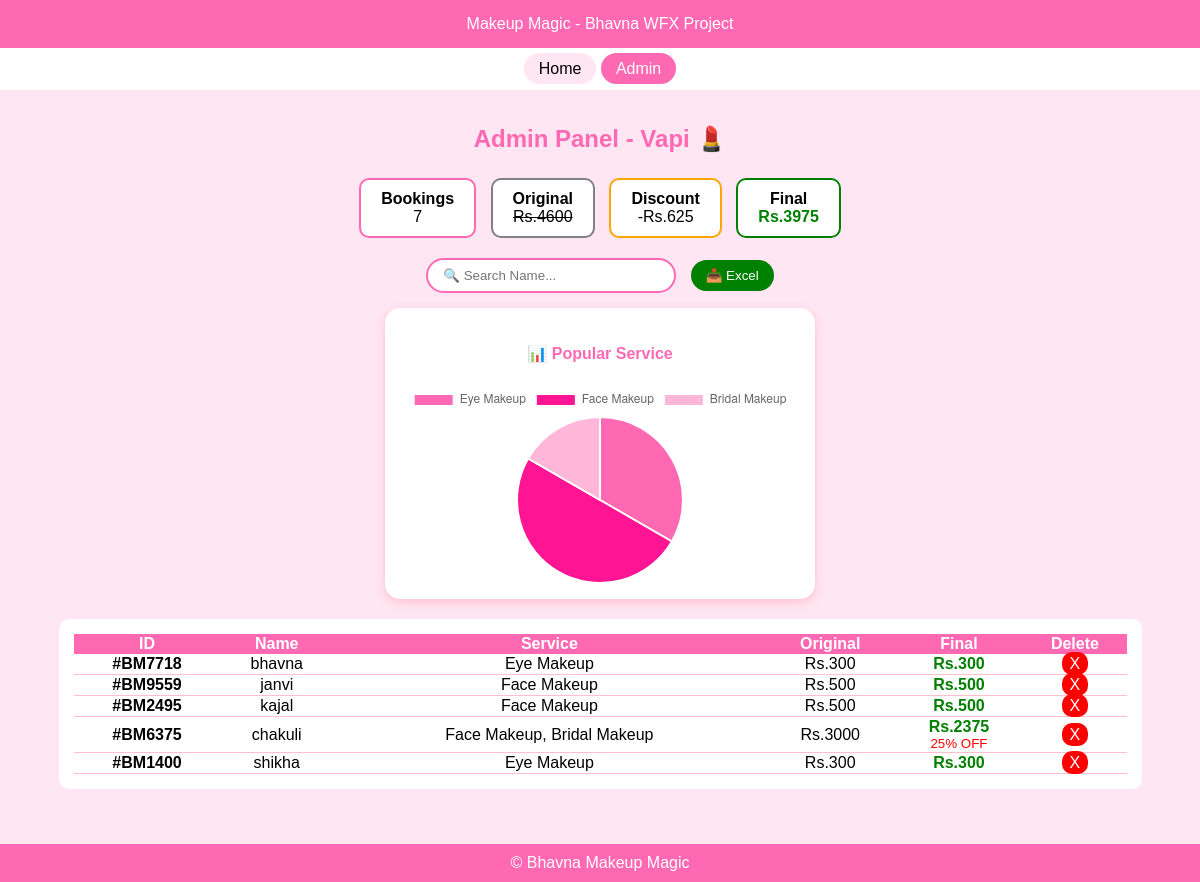
The app's page /admin.php with its own data.
### tables this page shows
CREATE TABLE `bookings` (
  `id` int(11) NOT NULL,
  `booking_id` varchar(20) DEFAULT NULL,
  `name` varchar(100) DEFAULT NULL,
  `phone` varchar(15) DEFAULT NULL,
  `service` varchar(100) DEFAULT NULL,
  `bdate` date DEFAULT NULL
);

### admin.php (the view, shortened to what this page needs)
<?php
include("header.php");
include("db.php");
?>
<div style="background:white; text-align:center; padding:12px;">
<a href="index.php?page=home" style="background:#ffe6f2; padding:7px 15px; border-radius:20px; text-decoration:none; color:black;">Home</a>
<a href="admin.php" style="background:hotpink; padding:7px 15px; border-radius:20px; text-decoration:none; color:white;">Admin</a>
</div>
<div style="text-align:center; padding:15px;">
<h2 style="color:hotpink;">Admin Panel - Vapi 💄</h2>
<?php
$rate = [
  "Face Makeup"=>500,
  "Eye Makeup"=>300,
  "Lip Makeup"=>200,
  "Bridal Makeup"=>2500
];
function getFinal($service, $rate){
  if($service == "Bridal Makeup"){ return $rate[$service] * 0.75; }
  else { return $rate[$service]?? 500; }
}
$q = mysqli_query($conn, "SELECT * FROM bookings");
$all = [];
$org = 0; $fin = 0;
while($row = mysqli_fetch_assoc($q)){
  $all[] = $row;
  $parts = explode(",", $row['service']);
  foreach($parts as $p){
    $sname = trim($p);
    $sname = ucwords(strtolower($sname));
    if(isset($rate[$sname])){
      $org += $rate[$sname];
      $fin += getFinal($sname, $rate);
    }
  }
}
$disc = $org - $fin;
?>
<div style="background:white; display:inline-block; padding:10px 20px; border-radius:10px; margin:5px; border:2px solid hotpink;"><b>Bookings</b><br><?php echo count($all);?></div>
<div style="background:white; display:inline-block; padding:10px 20px; border-radius:10px; margin:5px; border:2px solid grey;"><b>Original</b><br><s>Rs.<?php echo $org;?></s></div>
<div style="background:white; display:inline-block; padding:10px 20px; border-radius:10px; margin:5px; border:2px solid orange;"><b>Discount</b><br>-Rs.<?php echo $disc;?></div>
<div style="background:white; display:inline-block; padding:10px 20px; border-radius:10px; margin:5px; border:2px solid green;"><b>Final</b><br><b style="color:green;">Rs.<?php echo $fin;?></b></div>
<div style="margin:15px 0;">
<input type="text" id="search" placeholder="🔍 Search Name..." onkeyup="searchTable()" style="padding:8px 15px; width:250px; border:2px solid hotpink; border-radius:20px;">
<button onclick="downloadExcel()" style="background:green; color:white; padding:8px 15px; border-radius:20px; border:none; margin-left:10px;">📥 Excel</button>
</div>
<div style="background:white; width:400px; margin:15px auto; padding:15px; border-radius:15px; box-shadow:0 3px 10px pink;">
<h4 style="color:hotpink;">📊 Popular Service</h4>
<canvas id="myChart" style="max-height:200px;"></canvas>
</div>
<script>
let labels = [];
let values = [];
<?php
$chart_data = [];
$allowed = ["Face Makeup", "Eye Makeup", "Lip Makeup", "Bridal Makeup"];
$q2 = mysqli_query($conn, "SELECT service FROM bookings");
while($r = mysqli_fetch_assoc($q2)){
  $parts = explode(",", $r['service']);
  foreach($parts as $p){
    $s = trim($p);
    if($s == ""){ continue; }
    $s = ucwords(strtolower($s));
    if(!in_array($s, $allowed)){ continue; }
    if(isset($chart_data[$s])){ $chart_data[$s]++; } else { $chart_data[$s]=1; }
  }
}
foreach($chart_data as $name => $count){
  echo "labels.push('$name');\n";
  echo "values.push($count);\n";
}
?>
if(labels.length==0){labels=['No Data']; values=[1];}
new Chart(document.getElementById('myChart'),{
  type:'pie',
  data:{labels:labels, datasets:[{data:values, backgroundColor:['#ff69b4','#ff1493','#ffb6d9','#ffc2d1']}]}
});
</script>
<div style="background:white; width:90%; margin:20px auto; padding:15px; border-radius:10px;">
<table id="bookingTable" style="width:100%; border-collapse:collapse; text-align:center;">
<tr style="background:hotpink; color:white;"><th>ID</th><th>Name</th><th>Service</th><th>Original</th><th>Final</th><th>Delete</th></tr>
<?php
$q = mysqli_query($conn, "SELECT * FROM bookings");
while($r = mysqli_fetch_assoc($q)){
  $full_service = trim($r['service']);
  if($full_service == ""){ continue; }
  $o_total = 0; $f_total = 0; $show_tag = "";
  $parts = explode(",", $full_service);
  foreach($parts as $p){
    $sname = ucwords(strtolower(trim($p)));
    if(isset($rate[$sname])){
      $o_total += $rate[$sname];
      $f_total += getFinal($sname, $rate);
      if($sname=="Bridal Makeup"){ $show_tag = "<br><small style='color:red;'>25% OFF</small>"; }
    }
  }
  $delId = urlencode($r['booking_id']);
  echo "<tr style='border-bottom:1px solid pink;'>";
  echo "<td><b>".$r['booking_id']."</b></td>";
  echo "<td>".$r['name']."</td>";
  echo "<td>".$full_service."</td>";
  echo "<td>Rs.$o_total</td>";
  echo "<td style='color:green;'><b>Rs.$f_total</b>$show_tag</td>";
  echo "<td><a href='admin.php?del=$delId' style='background:red; color:white; padding:3px 8px; border-radius:10px; text-decoration:none;'>X</a></td>";
  echo "</tr>";
}
?>
</table>
</div>
</div>
<?php
include("footer.php");
?>

### header.php (shortened to what this page needs)
<?php
$project = "Makeup Magic";
$student = "Bhavna";
?>
<html>
<head>
<link rel="stylesheet" href="style.css">
</head>
<body>
<nav><?php echo $project; ?> - <?php echo $student; ?> WFX Project</nav>

### footer.php
<div style="background:hotpink; color:white; text-align:center; padding:10px; margin-top:20px;">
© Bhavna Makeup Magic
</div>
</body>
</html>

### style.css (style rules this page uses)
body { background: #ffe6f2; margin: 0; font-family: Arial; }
nav { background: hotpink; color: white; padding: 15px; text-align: center; }

### records on screen
bookings: booking "#BM7718", name "bhavna", service "Eye Makeup", o_total "300", f_total "300"
bookings: booking "#BM9559", name "janvi", service "Face Makeup", o_total "500", f_total "500"
bookings: booking "#BM2495", name "kajal", service "Face Makeup", o_total "500", f_total "500"
bookings: booking "#BM6375", name "chakuli", service "Face Makeup, Bridal Makeup", o_total "3000", f_total "2375", shows "25% OFF"
bookings: booking "#BM1400", name "shikha", service "Eye Makeup", o_total "300", f_total "300"

### other values on screen
$project "Makeup Magic"
$student "Bhavna"
count($all) "7"
$org "4600"
$disc "625"
$fin "3975"
chart data {{ $name }} Eye Makeup, Face Makeup, Bridal Makeup
chart data {{ $count }} 2, 3, 1
